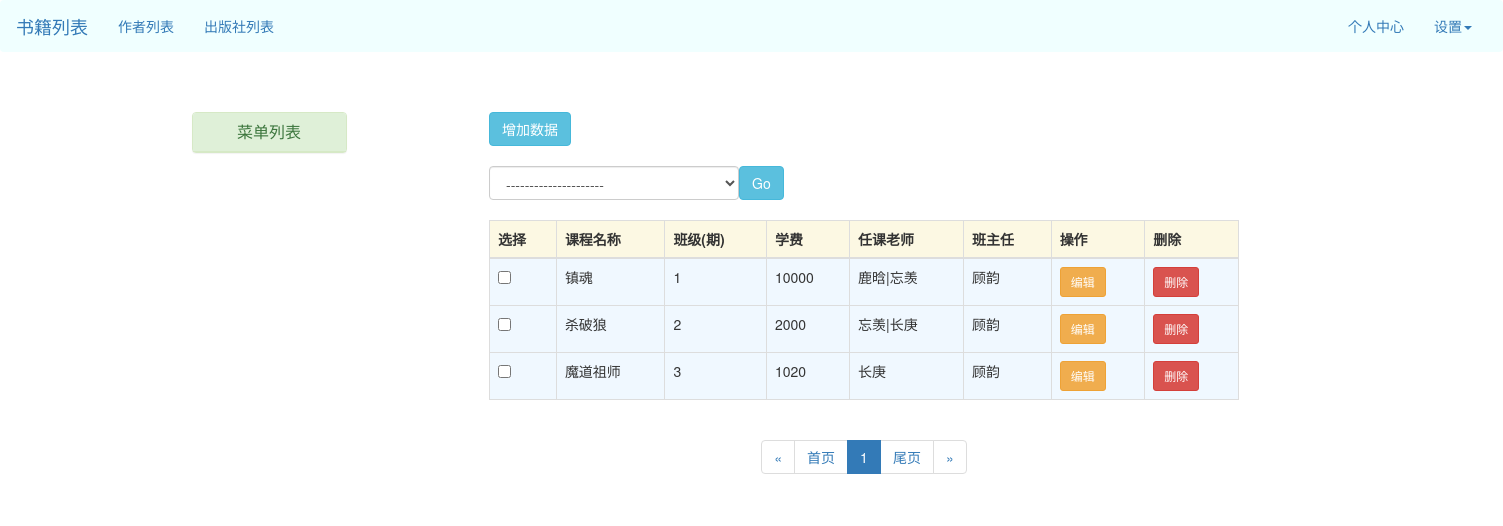
Screenshot of /stark/app01/classlist/ with the database file from the repository.
### app01/models.py (models this page shows)
class Course(models.Model):
    name = models.CharField(verbose_name='课程名称', max_length=32)
    def __str__(self):
        return self.name

class UserInfo(models.Model):
    name = models.CharField(verbose_name='员工姓名', max_length=16)
    gender = models.IntegerField(choices=((1, "男"), (2, "女")))
    email = models.EmailField(verbose_name='邮箱', max_length=64)
    depart = models.ForeignKey(verbose_name='部门', to="Department", to_field="code",on_delete=models.CASCADE)
    user = models.OneToOneField(User)
    def __str__(self):
        return self.name

### stark/service/sites.py (the view, shortened to what this page needs)
    def listview(self, request):
        data_list = self.model.objects.all()
        add_url = self.get_add_url()
        search_condition = self.get_search_condition(request)
        filter_condition = self.get_filter_condition(request)
        data_list = data_list.filter(search_condition).filter(filter_condition)
        showlist = ShowList(self, data_list, request)
        showlist.get_list_filter()
        return render(request, "stark/list_view.html", locals())

### stark/service/sites.py (called while the page is built, shortened)
    def get_new_actions(self):
        temp = []
        temp.extend(self.config_obj.actions)
        temp.append(self.config_obj.patch_delete)
        new_actions = []
        for func in temp:
            new_actions.append({
                "text":func.desc,
                "name":func.__name__
            })
        return new_actions

    def get_headers(self):
        header_list = []
        for field_or_func in self.config_obj.new_list_display():  # 依然循环["title","price","publish",edit]
            if callable(field_or_func):
                val = field_or_func(self.config_obj, is_header=True)
            else:
                if field_or_func == "__str__":
                    val = self.config_obj.model._meta.model_name.upper()
                else:
                    field_obj = self.config_obj.model._meta.get_field(field_or_func)
                    val = field_obj.verbose_name
            header_list.append(val)
        return header_list

    def get_list_filter(self):
        list_filter_links = {}
        return list_filter_links

    def get_add_url(self):
        url_name = "%s_%s_add" % (self.app_label, self.model_name)
        _url = reverse(url_name)
        return _url

    def get_change_url(self, obj):
        url_name = "%s_%s_change" % (self.app_label, self.model_name)
        _url = reverse(url_name, args=(obj.pk,))
        return _url

    def get_delete_url(self, obj):
        url_name = "%s_%s_delete" % (self.app_label, self.model_name)
        _url = reverse(url_name, args=(obj.pk,))
        return _url

    def edit(self, obj=None, is_header=False):
        if is_header:
            return "操作"
        return mark_safe("<a href='%s' class='btn btn-warning btn-sm'>编辑</a>" % self.get_change_url(obj))

    def delete(self, obj=None, is_header=False):
        if is_header:
            return "删除"
        return mark_safe("<a href='%s' class='btn btn-danger btn-sm'>删除</a>" % self.get_delete_url(obj))

    def checkbox(self, obj=None, is_header=False):
        if is_header:
            return "选择"
        return mark_safe("<input type='checkbox' name='pk_list' value=%s>" % obj.pk)

    def new_list_display(self):
        temp = []
        temp.extend(self.list_display)
        temp.insert(0, ModelStark.checkbox)
        if not self.list_display_links:
            temp.append(ModelStark.edit)
        temp.append(ModelStark.delete)
        return temp

### stark/utils/page.py (called while the page is built)
    @property
    def start(self):
        return self.page_start_num

### stark/templates/stark/list_view.html (shortened to what this page needs)
{% extends "stark/base.html" %}
{% block content %}
    <div class="container" style="margin-top: 40px;">
    <div class="row">
        {% if showlist.config_obj.list_filter %}
        <div class="col-md-6 ">
        {% else %}
        <div class="col-md-8 ">
        {% endif %}
            <div>
                <a href="{{ add_url }}" class="btn btn-info" style="margin-bottom: 20px;">增加数据</a>
            </div>
            <form action="" method="post">
                <select name="action" class="form-control form-inline pull-left"
                        style="width: 250px;display: inline-block">
                    <option value="">---------------------</option>
                </select>
                <button class="btn btn-info" style="margin-bottom: 20px;">Go</button>
                <table class="table table-striped table-bordered table-hover">
                    <thead>
                    <tr class="warning">
                        {% for item in showlist.get_headers %}
                            <th>{{ item }}</th>
                        {% endfor %}
                    </tr>
                    </thead>
                    <tbody>
                    {% for data in showlist.get_body %}
                        <tr style="background-color: aliceblue">
                            {% for item in data %}
                                <td>{{ item }}</td>
                            {% endfor %}
                        </tr>
                    {% endfor %}
                    </tbody>
                </table>
            </form>
            <div style="text-align: center">
                {{ showlist.pagination.ret_html|safe }}
            </div>
        </div>
    </div>
</div>
</div>
{% endblock content %}

### stark/static/css/list_view.css (style rules this page uses)
.active { color: red; }

### rows the page displays
Course: name "镇魂", data "1" "10000" "鹿晗|忘羡" "编辑" "删除"
UserInfo: name "顾韵"
Course: name "杀破狼", data "2" "2000" "忘羡|长庚" "编辑" "删除"
Course: name "魔道祖师", data "3" "1020" "编辑" "删除"
UserInfo: data "长庚"

### other values shown
{{ item }} "选择" "课程名称" "班级(期)" "学费" "任课老师" "班主任" "操作" "删除"
{{ showlist.pagination.ret_html|safe }} "« 首页 1 尾页 »"
